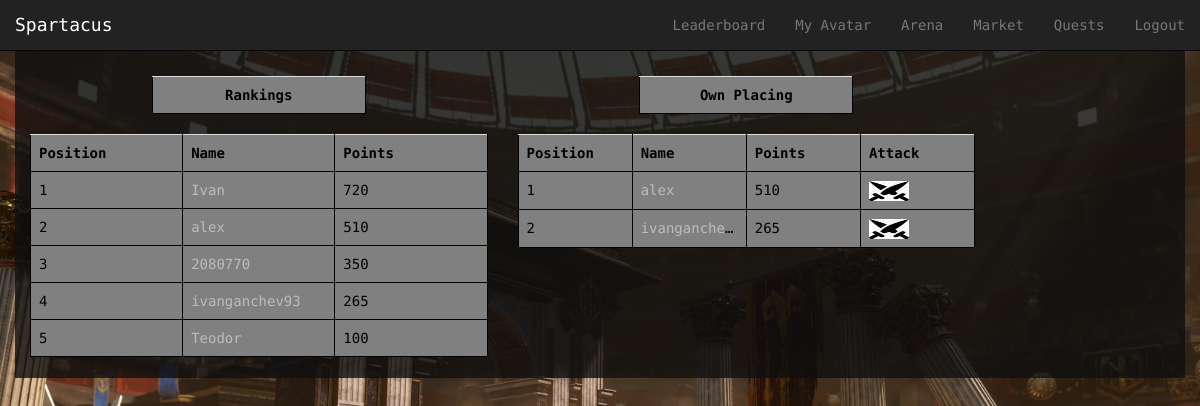
Before: /Spartacus/arena/ (signed in) with the older database file.
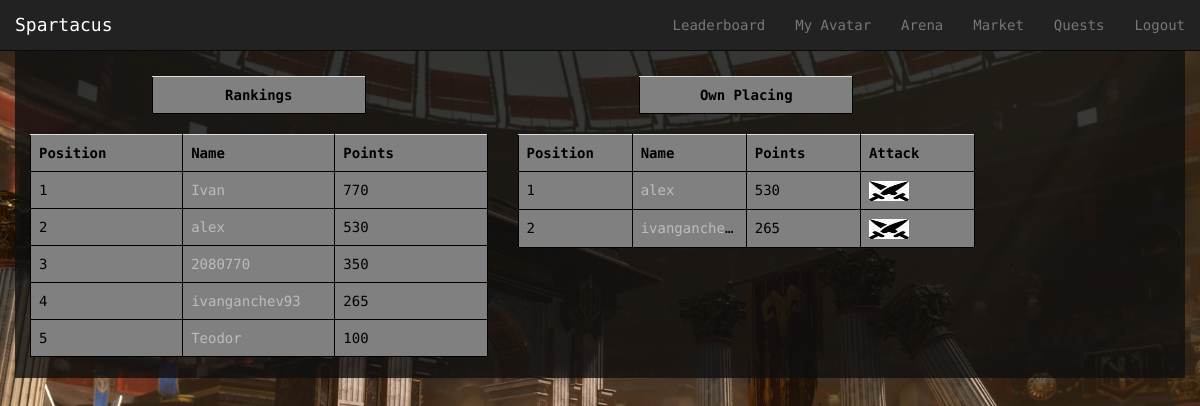
After: the same page with the newer database file.
### Spartacus/models.py (models this page shows, shortened)
class Avatar(models.Model):
    user = models.OneToOneField(User)
    picture = models.ImageField(upload_to='profile_images', blank=True)
    cash = models.IntegerField(default = 1000)
    attack = models.IntegerField(default= 10)
    deffence = models.IntegerField(default= 10)
    strength = models.IntegerField(default= 10)
    agility = models.IntegerField(default= 10)
    intelligence = models.IntegerField(default = 10)
    victories = models.IntegerField(default = 0)
    points = models.IntegerField(default = 0) # for ranking...every time a gladiator fights get some amount of points

### Spartacus/views.py (the view, shortened to what this page needs)
@login_required
def arena(request):
    context_dict = {}
    try:
        avatars = Avatar.objects.order_by('-points')[:5]
        context_dict['avatars'] = avatars
    except:
        print "Query fail leaderboard"
    timePassed = True
    fightStartedAt = request.session.get("fightStartedAt")
    if timePassed:
        user = request.user
        try:
            opponents = Avatar.objects.exclude(user = user).order_by('-points')
            you = Avatar.objects.get(user = user)
            relevant_opponents = []
            for opponent in opponents:
                point_difference = int(opponent.points) - int(you.points)
                if point_difference < 200 and point_difference > - 200:
                    relevant_opponents += [opponent]
            context_dict['opponents'] = relevant_opponents
        except:
            print "Query fail Arena"
    context_dict['time_passed']=timePassed
    return render(request, 'Spartacus/arena.html', context_dict)

### templates/Spartacus/arena.html (shortened to what this page needs)
{% extends 'Spartacus/base.html' %}
{% load staticfiles %}
{% block body_block %}
<div class="container">
{% if time_passed %}
	<div class="row" id="split">
	</div>
	<div class="row">
		<div class="col-xs-5">
			<div class="row">
				<div class="col-xs-6 col-xs-offset-3">
					<table class="table">
						<th style="text-align: center">Rankings</th>
					</table>
				</div>
			</div>
			<table class="table">
				<th>Position</th>
				<th>Name</th>
				<th>Points</th>
				{% for avatar in avatars %}
					<tr id="rank">
					<td></td>
					<td><a href="{% url 'avatar_view' avatar.user.username %}">{{ avatar.user.username}} </a></td>
					<td>{{avatar.points}}</td>
					</tr>
				{% endfor %}
			</table>
            <div class="col-xs-12">
            </div>
		</div>
        <div class="col-xs-5">
			<div class="row">
				<div class="col-xs-6 col-xs-offset-3">
					<table class="table">
						<th style="text-align: center">Own Placing</th>
					</table>
				</div>
			</div>
			<table class="table">
				<th>Position</th>
				<th>Name</th>
				<th>Points</th>
                <th>Attack</th>
				{% for opponent in opponents %}
					<tr id="rank">
					<td></td>
					<td><a href="{% url 'avatar_view' opponent.user.username %}">{{ opponent.user.username}} </a></td>
					<td>{{opponent.points}}</td>
                    <td><a href="{% url 'battle' opponent.user.username %}">
                        <img src = "{% static 'images/attack.jpg' %}" width = "40" height = "20">
                    </a></td>
					</tr>
				{% endfor %}
			</table>
            <div class="col-xs-12">
            </div>
		</div>
	</div>
{% else %}
        <div align="center"><h2>Please wait for {{ time_left }} seconds.</h2></div>
{% endif %}
</div>
{% endblock %}

Changed rows visible on the page:
changed Avatar "Ivan": points "720" → "770"
changed Avatar "alex": points "510" → "530"
